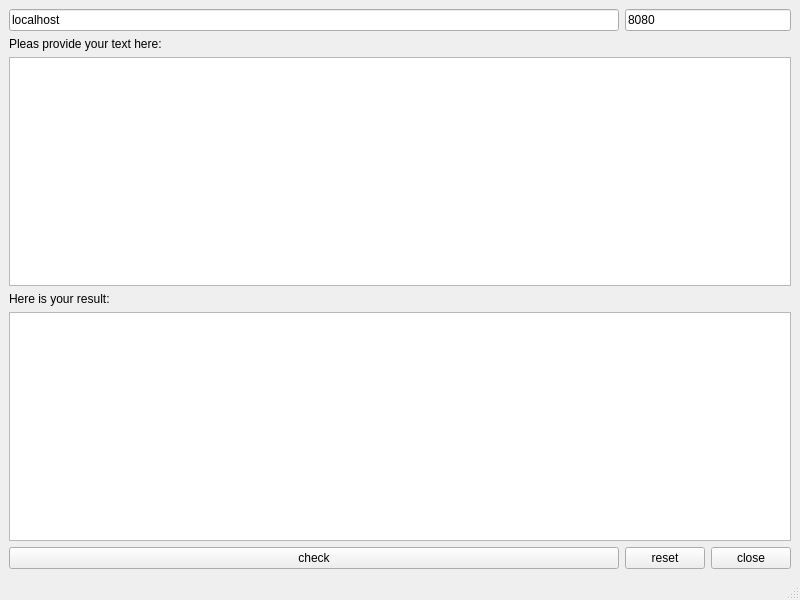
<?xml version="1.0" encoding="UTF-8"?>
<ui version="4.0">
 <class>MainWindow</class>
 <widget class="QMainWindow" name="MainWindow">
  <property name="geometry">
   <rect>
    <x>0</x>
    <y>0</y>
    <width>800</width>
    <height>600</height>
   </rect>
  </property>
  <property name="windowTitle">
   <string>MainWindow</string>
  </property>
  <widget class="QWidget" name="centralwidget">
   <layout class="QGridLayout" name="gridLayout">
    <item row="1" column="0">
     <widget class="QLabel" name="label">
      <property name="text">
       <string>Pleas provide your text here:</string>
      </property>
     </widget>
    </item>
    <item row="2" column="0" colspan="3">
     <widget class="QPlainTextEdit" name="text_input"/>
    </item>
    <item row="3" column="0">
     <widget class="QLabel" name="label_2">
      <property name="text">
       <string>Here is your result:</string>
      </property>
     </widget>
    </item>
    <item row="4" column="0" colspan="3">
     <widget class="QTextEdit" name="text_output">
      <property name="readOnly">
       <bool>true</bool>
      </property>
     </widget>
    </item>
    <item row="5" column="0">
     <widget class="QPushButton" name="button_submit">
      <property name="text">
       <string>check</string>
      </property>
     </widget>
    </item>
    <item row="5" column="1">
     <widget class="QPushButton" name="button_reset">
      <property name="text">
       <string>reset</string>
      </property>
     </widget>
    </item>
    <item row="5" column="2">
     <widget class="QPushButton" name="button_close">
      <property name="text">
       <string>close</string>
      </property>
     </widget>
    </item>
    <item row="0" column="0">
     <widget class="QLineEdit" name="line_addr">
      <property name="text">
       <string>localhost</string>
      </property>
     </widget>
    </item>
    <item row="0" column="1" colspan="2">
     <widget class="QLineEdit" name="line_port">
      <property name="text">
       <string>8080</string>
      </property>
     </widget>
    </item>
   </layout>
  </widget>
  <widget class="QStatusBar" name="statusbar"/>
 </widget>
 <resources/>
 <connections>
  <connection>
   <sender>button_close</sender>
   <signal>released()</signal>
   <receiver>MainWindow</receiver>
   <slot>close()</slot>
   <hints>
    <hint type="sourcelabel">
     <x>664</x>
     <y>544</y>
    </hint>
    <hint type="destinationlabel">
     <x>399</x>
     <y>299</y>
    </hint>
   </hints>
  </connection>
 </connections>
</ui>
